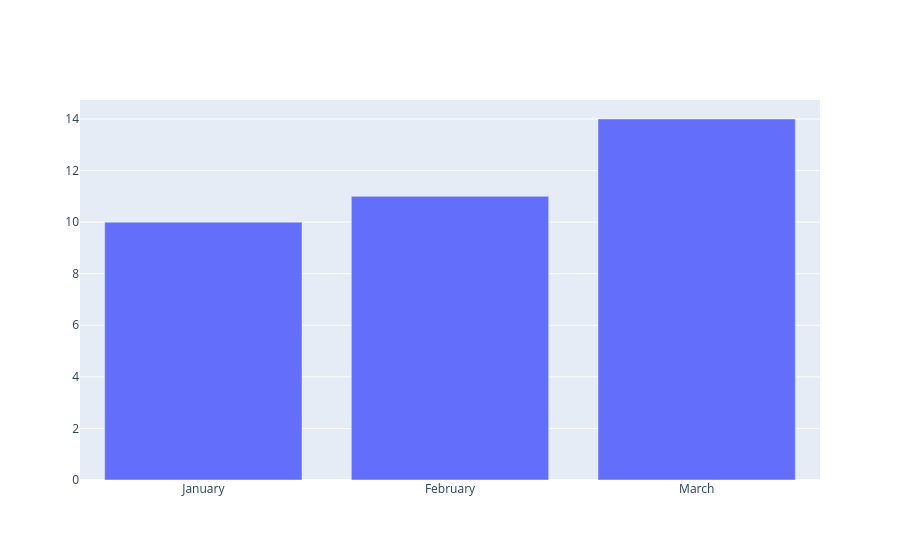

Here is the notebook cell this chart was saved with:
### Markdown cell above
### Bar chart

### Code cell
trace = go.Bar(x = ["January", "February", "March"],
              y = [10, 11, 14])

data = [trace]

fig = go.Figure(data = data)

iplot(fig)

### Figure 1 — Plotly figure (JSON) as saved in the notebook; plotly's stock layout.template omitted (floating-point values rounded to 4 significant figures)
{"data": [{"type": "bar", "x": ["January", "February", "March"], "y": [10, 11, 14]}], "layout": {}}
